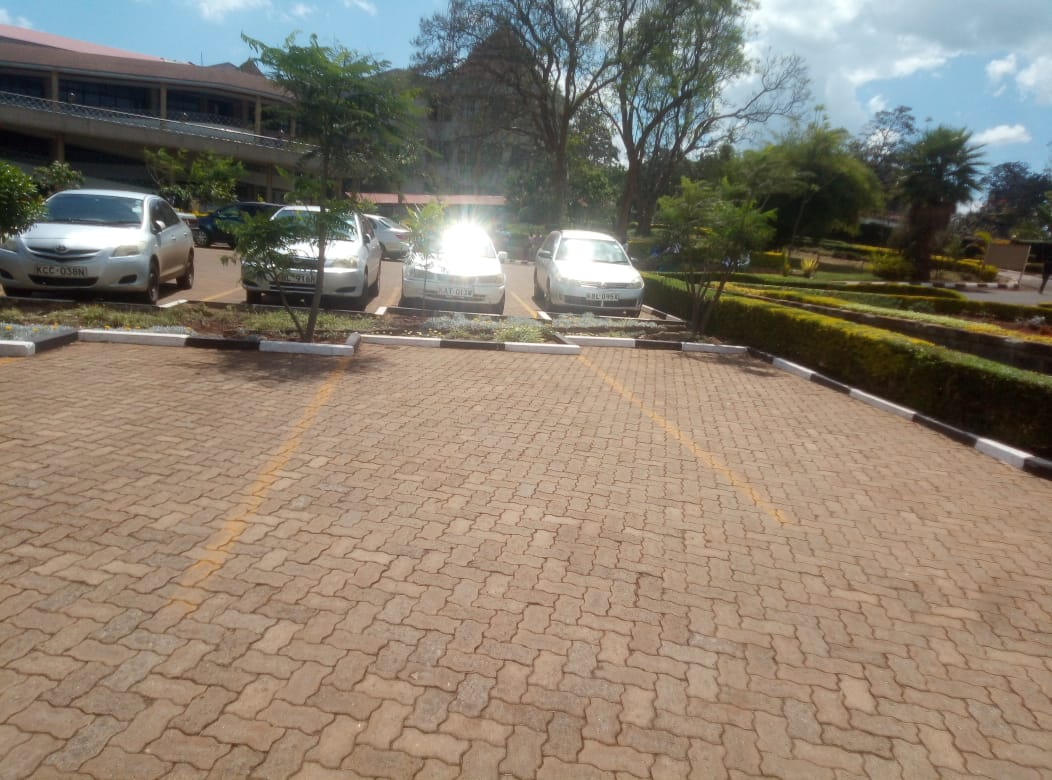
#> input picture images/parking4.jpeg, 1052 x 780 px, found by its file name
$ python hough.py
#> lines starting #> are read from the running program, lines starting #| are printed output that depends on the picture; long printed decimals are rounded
import os
import cv2
import numpy as np
from os.path import join

images_dir = join(os.getcwd(), 'images')
image = 'parking4.jpeg'

image = cv2.imread(f"{join(images_dir,image)}")
#> image is the input picture: shape (780, 1052, 3); mean B, G, R 111.5, 125.8, 136.6

print('Original Dimensions : ', image.shape)
#| Original Dimensions :  (780, 1052, 3)

scale_percent = 60  # percent of original size
width = int(image.shape[1] * scale_percent / 100)
#> width = 631
height = int(image.shape[0] * scale_percent / 100)
#> height = 468
dim = (width, height)
#> dim = (631, 468)

# resize image
image = cv2.resize(image, dim, interpolation=cv2.INTER_AREA)
#> image: shape (468, 631, 3)
gray = cv2.cvtColor(image, cv2.COLOR_BGR2GRAY)
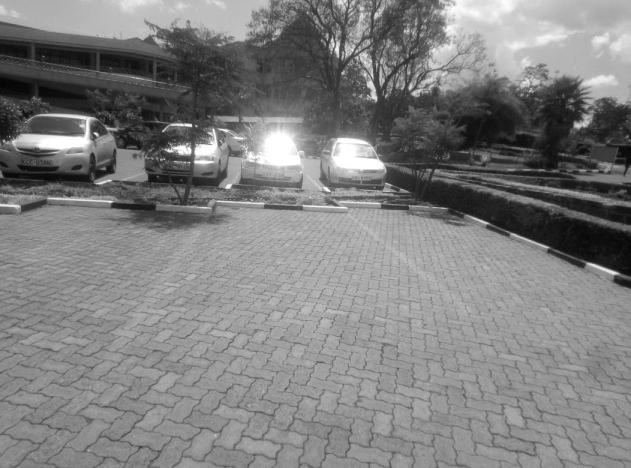
#> gray: shape (468, 631); min 4, max 255, mean 127.4
edges = cv2.Canny(gray, 50, 150, apertureSize=3)
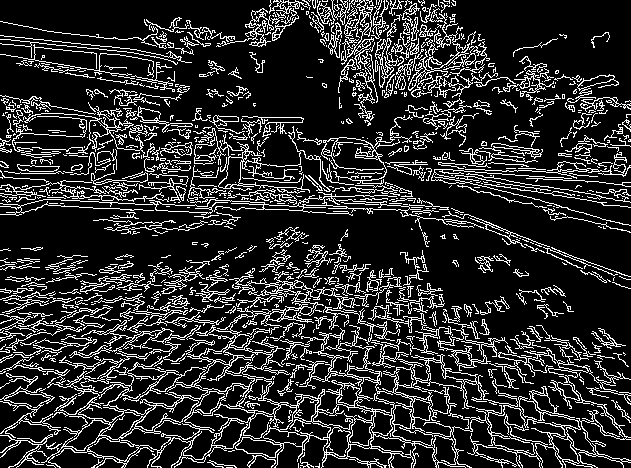
#> edges: shape (468, 631); 17.4% white in thin lines or dots
lines = cv2.HoughLines(edges, 1, np.pi/180, 200)
#> lines = 34 rows, first 8: [190, 1.62], [302, 1.75], [332, 1.76], [129, 1.66], [95, 1.75], [263, 1.71], [44, 1.92], [192, 1.54]
print(lines)
#> (printed output is left out)
for rho, theta in lines[0]:
    a = np.cos(theta)
    b = np.sin(theta)
    x0 = a*rho
    y0 = b*rho
    x1 = int(x0 + 1000*(-b))
    y1 = int(y0 + 1000*(a))
    x2 = int(x0 - 1000*(-b))
    y2 = int(y0 - 1000*(a))
    cv2.line(image, (x1, y1), (x2, y2), (0, 0, 255), 2)
#> this loop made 1 pass
#> (rho, theta, a, b, x0, y0, x1, y1) on pass 1: (190, 1.62, -0.0523, 0.999, -9.94, 189.7, -1008, 137)
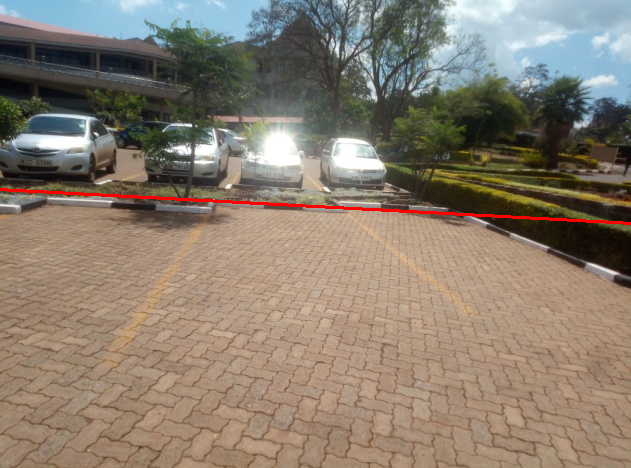
#> image: shape (468, 631, 3); mean B, G, R 111, 125.1, 137.5

cv2.imshow("lines", image)
cv2.imwrite(f"{join(images_dir,'houghlines.jpg')}", image)
cv2.waitKey(0)

$ run again, with images/parking2.jpeg copied over images/parking4.jpeg
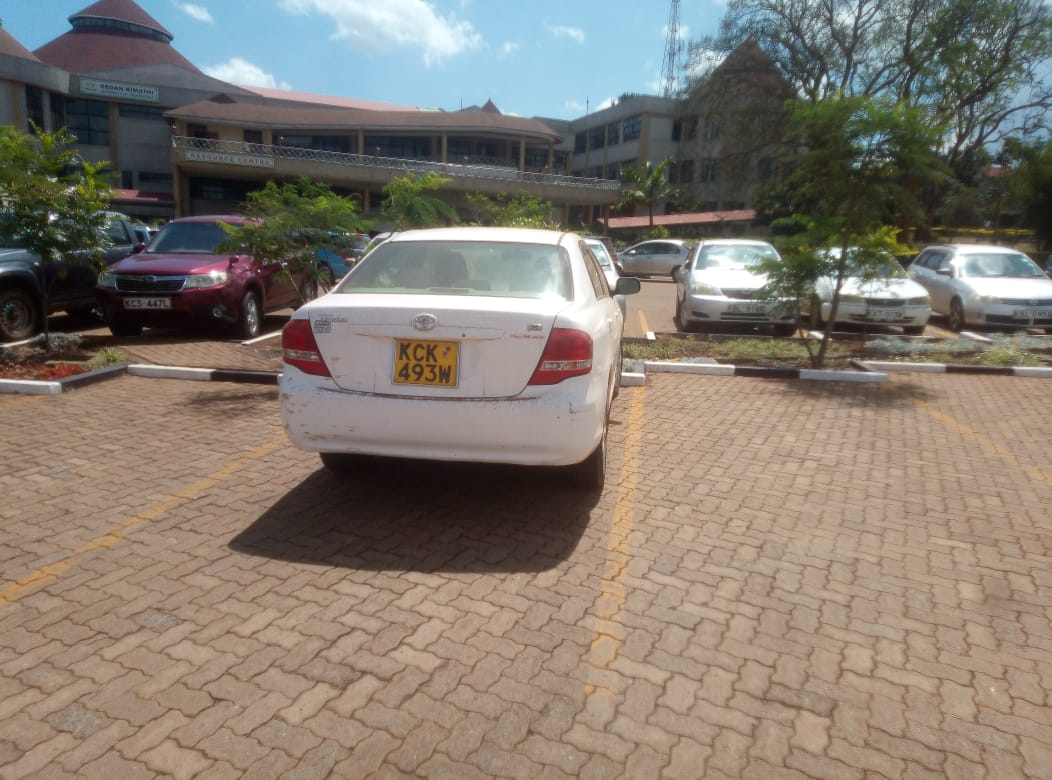
#> input picture images/parking2.jpeg, 1052 x 780 px, found by its file name
#> image is the input picture: shape (780, 1052, 3); mean B, G, R 111.7, 121.9, 130.9
#| Original Dimensions :  (780, 1052, 3)
#> `edges = cv2.Canny(gray, 50, 150, apertureSize=3)`:
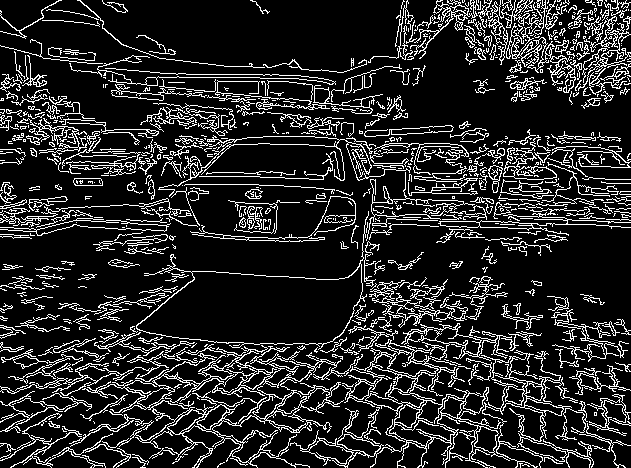
#> edges: shape (468, 631); 15.7% white in thin lines or dots
#> lines = [[134, 1.61], [484, 0.785], [172, 1.59], [467, 0.785], [482, 0.785], [124, 1.64], [277, 1.85], [470, 0.785], [204, 1.61]]
#| [[[134.          1.606]]
#|  [[484.          0.7854]]
#|  [[172.          1.588]]
#|  [[467.          0.7854]]
#|  [[482.          0.7854]]
#|  [[124.          1.641]]
#> (further printed lines are left out)
#> the loop `for rho, theta in lines[0]:` made 1 pass
#> (rho, theta, a, b, x0, y0, x1, y1) on pass 1: (134, 1.61, -0.0349, 0.999, -4.68, 133.9, -1004, 99)
#> after the loop `for rho, theta in lines[0]:`:
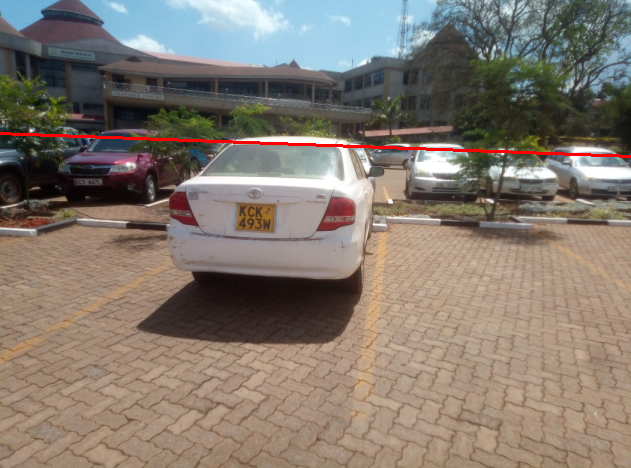
#> image: shape (468, 631, 3); mean B, G, R 110.9, 121.1, 131.7

$ run again, with images/parking3.jpeg copied over images/parking4.jpeg
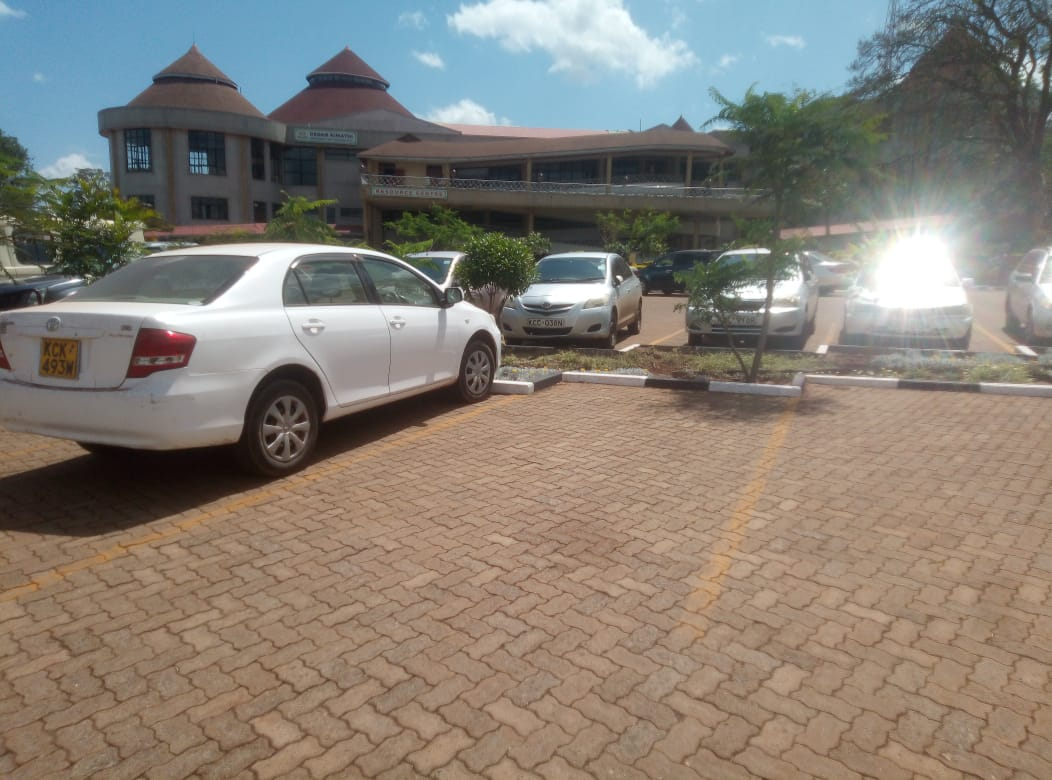
#> input picture images/parking3.jpeg, 1052 x 780 px, found by its file name
#> image is the input picture: shape (780, 1052, 3); mean B, G, R 116.9, 126.2, 133.5
#| Original Dimensions :  (780, 1052, 3)
#> `edges = cv2.Canny(gray, 50, 150, apertureSize=3)`:
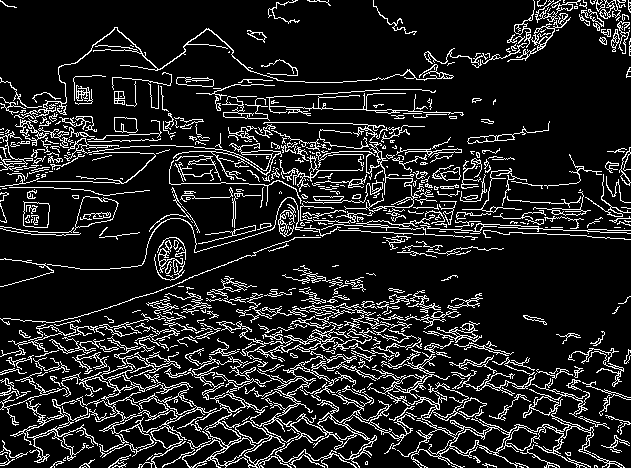
#> edges: shape (468, 631); 13.2% white in thin lines or dots
#> lines = [[136, 1.62], [200, 1.62], [423, 1.15]]
#| [[[136.          1.623]]
#|  [[200.          1.623]]
#|  [[423.          1.152]]]
#> the loop `for rho, theta in lines[0]:` made 1 pass
#> (rho, theta, a, b, x0, y0, x1, y1) on pass 1: (136, 1.62, -0.0523, 0.999, -7.12, 135.8, -1005, 83)
#> after the loop `for rho, theta in lines[0]:`:
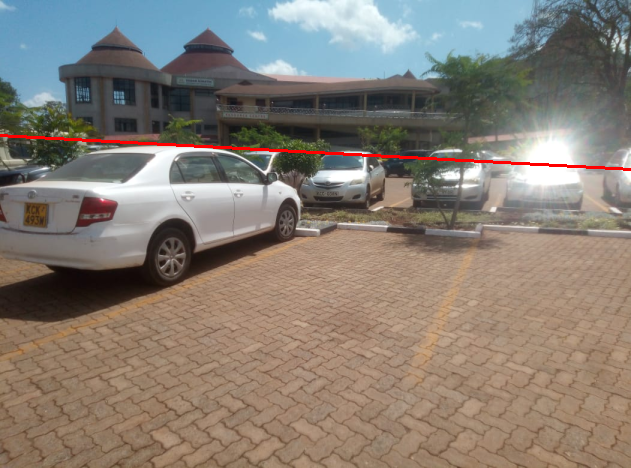
#> image: shape (468, 631, 3); mean B, G, R 116.2, 125.4, 134.3

$ run again, with images/parking.jpeg copied over images/parking4.jpeg
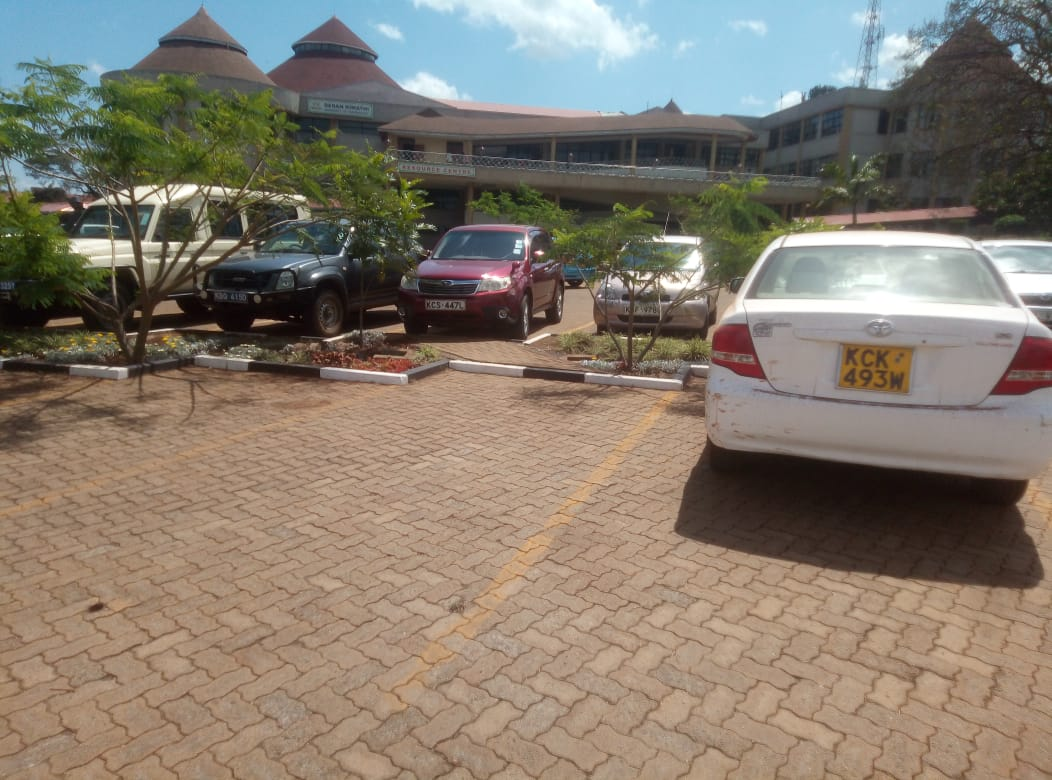
#> input picture images/parking.jpeg, 1052 x 780 px, found by its file name
#> image is the input picture: shape (780, 1052, 3); mean B, G, R 109.9, 122.6, 132.5
#| Original Dimensions :  (780, 1052, 3)
#> `edges = cv2.Canny(gray, 50, 150, apertureSize=3)`:
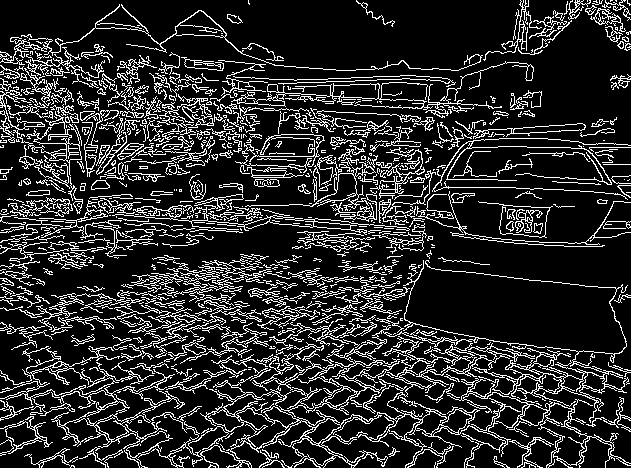
#> edges: shape (468, 631); 17% white in thin lines or dots
#> lines = 47 rows, first 8: [193, 1.66], [72, 1.64], [204, 1.85], [16, 2.36], [203, 1.64], [-59, 2.36], [218, 1.9], [139, 1.64]
#> (printed output is left out)
#> the loop `for rho, theta in lines[0]:` made 1 pass
#> (rho, theta, a, b, x0, y0, x1, y1) on pass 1: (193, 1.66, -0.0872, 0.996, -16.82, 192.3, -1013, 105)
#> after the loop `for rho, theta in lines[0]:`:
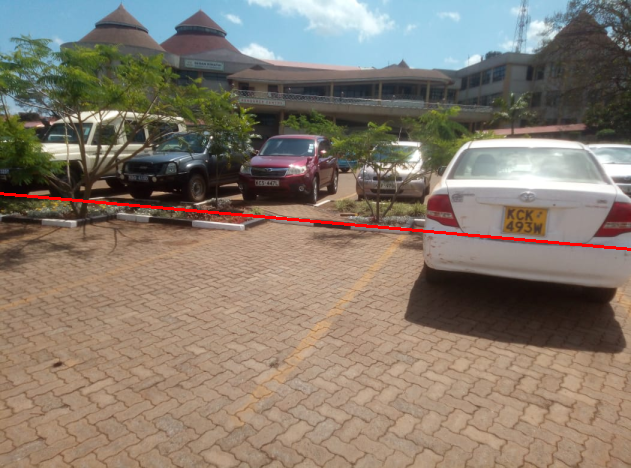
#> image: shape (468, 631, 3); mean B, G, R 109.3, 121.9, 133.3
